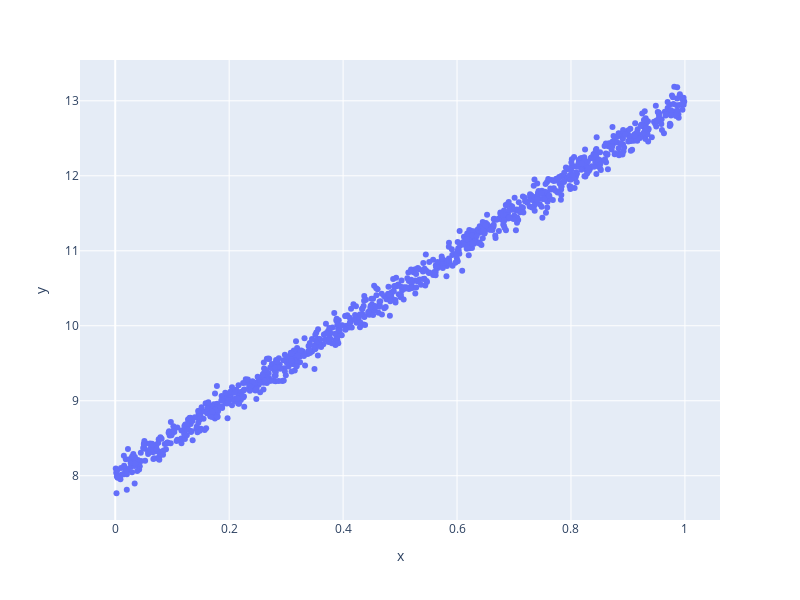

The notebook cell saved with this chart:
### Code cell
fig = px.scatter(x=X.flatten(), y=y, width=800, height=600)
fig

### Figure 1 — Plotly figure (JSON) as saved in the notebook; plotly's stock layout.template omitted (floating-point values rounded to 4 significant figures; data arrays with more than 128 entries replaced by an {"elided": "..."} marker saying what was removed)
{"data": [{"hovertemplate": "x=%{x}<br>y=%{y}<extra></extra>", "legendgroup": "", "marker": {"color": "#636efa", "symbol": "circle"}, "mode": "markers", "name": "", "orientation": "v", "showlegend": false, "type": "scatter", "x": {"elided": "1000 float values"}, "xaxis": "x", "y": {"elided": "1000 float values"}, "yaxis": "y"}], "layout": {"height": 600, "legend": {"tracegroupgap": 0}, "margin": {"t": 60}, "width": 800, "xaxis": {"anchor": "y", "domain": [0, 1], "title": {"text": "x"}}, "yaxis": {"anchor": "x", "domain": [0, 1], "title": {"text": "y"}}}}
